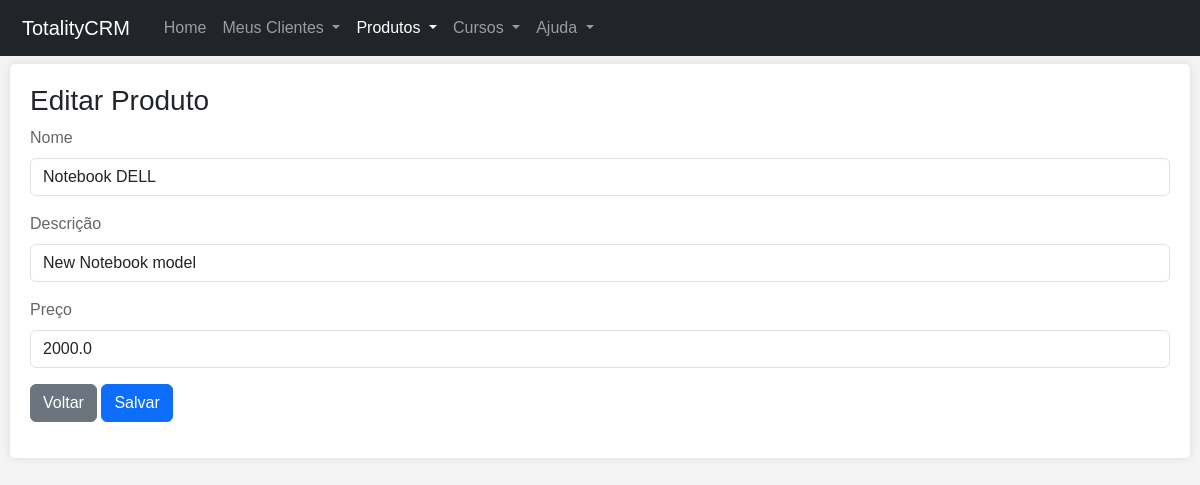
Screenshot of /produto/edit/96bd137d-f987-431e-8bcb-2d7940982fff with the database file from the repository.
### app/models.py (models this page shows, shortened)
class Produto(db.Model):
    id = db.Column(db.String(36), primary_key=True, default=lambda: str(uuid.uuid4()))
    nome = db.Column(db.String(100), nullable=False)
    descricao = db.Column(db.String(100), nullable=False)
    preco = db.Column(db.Float, nullable=False)

### app/routes.py (the view, shortened to what this page needs)
@app.route('/produto/edit/<uuid:id>', methods=['GET', 'POST'])
def produto_edit(id):
    produto = Produto.query.get_or_404(str(id))
    form = ProdutoForm(obj=produto, id=str(produto.id))
    return render_template('produto/edit.html', form=form)

### app/forms.py (shortened to what this page needs)
class ProdutoForm(FlaskForm):
    id = HiddenField()  # Armazena o ID do produto quando estiver editando
    nome = StringField('Nome', validators=[DataRequired(message="O campo nome é obrigatório.")])
    descricao = StringField('Descrição', validators=[DataRequired(message="O campo descrição é obrigatório.")])
    preco = StringField('Preço', validators=[DataRequired(message="O campo preço é obrigatório.")])

### app/templates/produto/edit.html (shortened to what this page needs)
{% extends "base.html" %}
{% block head %}
<link rel="stylesheet" href="/static/css/styles.css">
{% endblock %}
{% block active_produtos %}active{% endblock %}
{% block content %}
<div class="myContainer mt-2">
    <h3>Editar Produto</h3>
    <form method="post" novalidate>
        <div class="mb-3">
            {{ form.nome.label(class="form-label") }}
            {{ form.nome(class="form-control") }}
        </div>
        <div class="mb-3">
            {{ form.descricao.label(class="form-label") }}
            {{ form.descricao(class="form-control") }}
        </div>
        <div class="mb-3">
            {{ form.preco.label(class="form-label") }}
            {{ form.preco(class="form-control") }}
        </div>
        <div class="mb-3">
            <a href="/produto/list" class="btn btn-secondary">Voltar</a>
            <button type="submit" class="btn btn-primary">Salvar</button>
        </div>
    </form>
</div>
{% endblock %}

### app/static/css/styles.css (style rules this page uses)
body { font-family: Arial, sans-serif; background-color: #f4f4f4; margin: 0; }
label { margin-bottom: 5px; color: #666; }
a { color: #5D5C61; text-decoration: none; padding: 5px 10px; }
.myContainer { margin-left: 10px; margin-right: 10px ; padding: 20px; background-color: #fff; box-shadow: 0 0 10px rgba(0, 0, 0, 0.1); border-radius: 5px; }

### rows the page displays
Produto: nome "Notebook DELL", descricao "New Notebook model", preco "2000.0"
